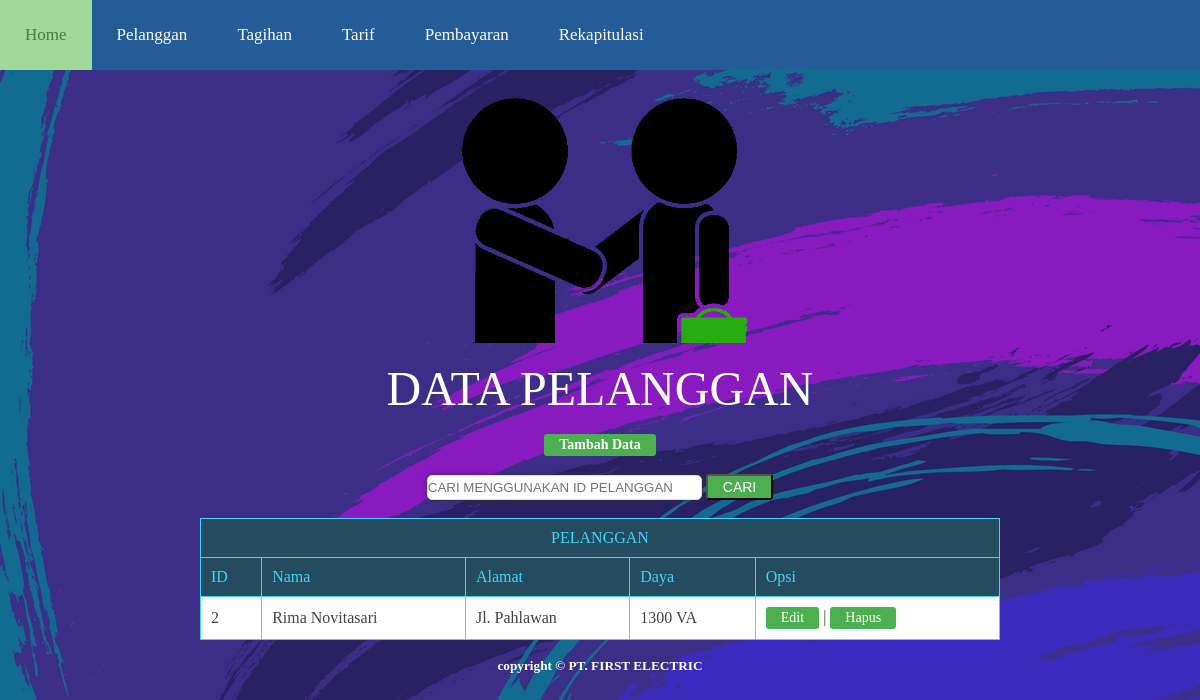
The app's page /masuk/pelanggan/pelanggan.php with its own data.
### tables this page shows
CREATE TABLE `pelanggan` (
  `id_pelanggan` int(10) NOT NULL,
  `nama` varchar(50) NOT NULL,
  `alamat` varchar(100) NOT NULL,
  `kodeTarif` char(10) NOT NULL
);

### masuk/pelanggan/pelanggan.php (the view, shortened to what this page needs)
<html>
<head>
	<link rel="stylesheet" type="text/css" href="../../css/style.css">
</head>
<body background="../../img/xxx.jpg">
	<font color="white" face="Century gothic">
		<nav>
			<ul>
				<li><a href="../index.php">Home</a></li>
				<li><a href="../pelanggan/pelanggan.php">Pelanggan</a></li>
				<li><a href="../tagihan/tagihan.php">Tagihan</a></li>
				<li><a href="../tarif/tarif.php">Tarif</a></li>
				<li><a href="../pembayaran/pembayaran.php">Pembayaran</a></li>
				<li><a href="../rekap/rekap.php">Rekapitulasi</a></li>
			</ul>
		</nav>
		<center><img src="../../img/pelanggan.png" width="300" title="PT. Global Electric"></br></br>
			<font size="10">DATA PELANGGAN</font></br></br>
			<b>
				<a href="tambah.php" title="TAMBAH DATA" class="button">Tambah Data</a><br><br>
				<form action="cari.php" method="POST">
					<input class="textbox" type="text" placeholder="CARI MENGGUNAKAN ID PELANGGAN" name="id_pelanggan" size="40" required>
					<input type="submit" class="button" name="cari" value="CARI">
				</form>
				<table class="table1" cellspacing="0" width="800px" border="1" bgcolor="white"><br>
					<tr>
						<th colspan="10">
							<center>PELANGGAN</center>
						</th>
					</tr>
					<tr>
						<th>ID</th>
						<th>Nama</th>
						<th>Alamat</th>
						<th>Daya</th>
						<th>Opsi</th>
					</tr>
					<?php
					$query = mysql_query("SELECT * FROM pelanggan") or die(mysql_error());
					if (mysql_num_rows($query) == 0) {
						echo '<tr><td colspan="5">Tidak ada data!</td></tr>';
					} else {
						while ($data = mysql_fetch_assoc($query)) {
							$daya = $data['kodeTarif'];
							$dayaList = array(
								'1' => '450 VA',
								'2' => '900 VA',
								'3' => '1300 VA',
								'4' => '2200 VA',
								'5' => '3500 VA'
							);
							echo '<tr>';
							echo '<td>' . $data['id_pelanggan'] . '</td>';
							echo '<td>' . $data['nama'] . '</td>';
							echo '<td>' . $data['alamat'] . '</td>';
							echo '<td>' . $dayaList[$daya] . '</td>';
							echo '<td><a href="edit.php?id=' . $data['id_pelanggan'] . '" class="button">Edit</a> | <a href="hapus.php?id=' . $data['id_pelanggan'] . '" class="button">Hapus</a></td>';
							echo '</tr>';
						}
					}
					?>
				</table>
				<br>
				<h5> copyright &copy; PT. FIRST ELECTRIC</h5></br>
	</font>
</body>
</html>

### css/style.css (style rules this page uses)
a:link { color: #fff; }
body { background: cover; }
.table1 { font-family: Century Gothic; color: #444; border-collapse: collapse; }
.table1 tr th { border-color: #44d3fd; background: #244c5e; padding: 10px; color: #44d3fd; font-weight: normal; }
.table1, th, td { border-color: #44d3fd; padding: 10px; text-align: left; }
.button { background-color: #4CAF50; border-radius: 3px; color: white; padding: 3px 15px; text-align: center; text-decoration: none; display: inline-block; font-size: 14px; }
.button { -webkit-transition-duration: 0.4s; transition-duration: 0.4s; }
.textbox { background: white; border: 1px double #DDD; border-radius: 5px; box-shadow: 0 0 5px #333; color: #666; outline: none; height: 25px; width: 275px; }
* { margin: 0; padding: 0; }
nav { margin: auto; text-align: center; width: 100%; font-family: century gothic; font-size: 17; }
nav ul { background: #235c96; padding: 15px0 20px; list-style: none; position: relative; display: inline-table; width: 100%; }
nav ul li { float: left; }
nav ul li a { display: block; padding: 25px; color: #44d3fd; text-decoration: none; }

### records on screen
pelanggan: id_pelanggan "2", nama "Rima Novitasari", alamat "Jl. Pahlawan", kodeTarif "1300 VA"
